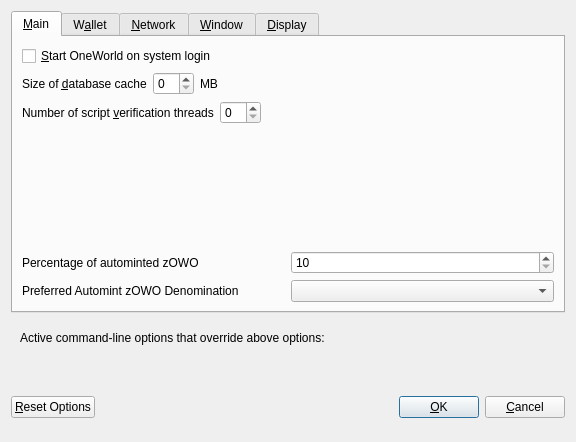
<?xml version="1.0" encoding="UTF-8"?>
<ui version="4.0">
 <class>OptionsDialog</class>
 <widget class="QDialog" name="OptionsDialog">
  <property name="geometry">
   <rect>
    <x>0</x>
    <y>0</y>
    <width>576</width>
    <height>442</height>
   </rect>
  </property>
  <property name="windowTitle">
   <string>Options</string>
  </property>
  <property name="modal">
   <bool>true</bool>
  </property>
  <layout class="QVBoxLayout" name="verticalLayout">
   <item>
    <widget class="QTabWidget" name="tabWidget">
     <property name="currentIndex">
      <number>0</number>
     </property>
     <widget class="QWidget" name="tabMain">
      <attribute name="title">
       <string>&amp;Main</string>
      </attribute>
      <layout class="QVBoxLayout" name="verticalLayout_Main">
       <item>
        <widget class="QCheckBox" name="bitcoinAtStartup">
         <property name="toolTip">
          <string>Automatically start OneWorld after logging in to the system.</string>
         </property>
         <property name="text">
          <string>&amp;Start OneWorld on system login</string>
         </property>
        </widget>
       </item>
       <item>
        <layout class="QHBoxLayout" name="horizontalLayout_2_Main">
         <item>
          <widget class="QLabel" name="databaseCacheLabel">
           <property name="text">
            <string>Size of &amp;database cache</string>
           </property>
           <property name="textFormat">
            <enum>Qt::PlainText</enum>
           </property>
           <property name="buddy">
            <cstring>databaseCache</cstring>
           </property>
          </widget>
         </item>
         <item>
          <widget class="QSpinBox" name="databaseCache"/>
         </item>
         <item>
          <widget class="QLabel" name="databaseCacheUnitLabel">
           <property name="text">
            <string>MB</string>
           </property>
           <property name="textFormat">
            <enum>Qt::PlainText</enum>
           </property>
          </widget>
         </item>
         <item>
          <spacer name="horizontalSpacer_2_Main">
           <property name="orientation">
            <enum>Qt::Horizontal</enum>
           </property>
           <property name="sizeHint" stdset="0">
            <size>
             <width>40</width>
             <height>20</height>
            </size>
           </property>
          </spacer>
         </item>
        </layout>
       </item>
       <item>
        <layout class="QHBoxLayout" name="horizontalLayout_3_Main">
         <item>
          <widget class="QLabel" name="threadsScriptVerifLabel">
           <property name="text">
            <string>Number of script &amp;verification threads</string>
           </property>
           <property name="textFormat">
            <enum>Qt::PlainText</enum>
           </property>
           <property name="buddy">
            <cstring>threadsScriptVerif</cstring>
           </property>
          </widget>
         </item>
         <item>
          <widget class="QSpinBox" name="threadsScriptVerif">
           <property name="toolTip">
            <string>(0 = auto, &lt;0 = leave that many cores free)</string>
           </property>
          </widget>
         </item>
         <item>
          <spacer name="horizontalSpacer_3_Main">
           <property name="orientation">
            <enum>Qt::Horizontal</enum>
           </property>
           <property name="sizeHint" stdset="0">
            <size>
             <width>40</width>
             <height>20</height>
            </size>
           </property>
          </spacer>
         </item>
        </layout>
       </item>
       <item>
        <spacer name="verticalSpacer_2">
         <property name="orientation">
          <enum>Qt::Vertical</enum>
         </property>
         <property name="sizeHint" stdset="0">
          <size>
           <width>20</width>
           <height>40</height>
          </size>
         </property>
        </spacer>
       </item>
       <item>
        <layout class="QHBoxLayout" name="horizontalLayout_3">
         <item>
          <widget class="QLabel" name="percentage_label">
           <property name="toolTip">
            <string>Percentage of incoming ONEWORLD which get automatically converted to zOWO via Zerocoin Protocol (min: 10%)</string>
           </property>
           <property name="text">
            <string>Percentage of autominted zOWO</string>
           </property>
          </widget>
         </item>
         <item>
          <widget class="QSpinBox" name="zeromintPercentage">
           <property name="minimum">
            <number>10</number>
           </property>
           <property name="maximum">
            <number>100</number>
           </property>
          </widget>
         </item>
        </layout>
       </item>
       <item>
        <layout class="QHBoxLayout" name="horizontalLayout" stretch="0,0">
         <property name="sizeConstraint">
          <enum>QLayout::SetFixedSize</enum>
         </property>
         <item>
          <widget class="QLabel" name="labelPreferredDenom">
           <property name="maximumSize">
            <size>
             <width>16777215</width>
             <height>16777215</height>
            </size>
           </property>
           <property name="toolTip">
            <string>Wait with automatic conversion to Zerocoin until enough ONEWORLD for this denomination is available</string>
           </property>
           <property name="text">
            <string>Preferred Automint zOWO Denomination</string>
           </property>
          </widget>
         </item>
         <item>
          <widget class="QComboBox" name="preferredDenom">
           <property name="maximumSize">
            <size>
             <width>16777215</width>
             <height>27</height>
            </size>
           </property>
           <property name="toolTip">
            <string>Wait with automatic conversion to Zerocoin until enough ONEWORLD for this denomination is available</string>
           </property>
           <property name="maxVisibleItems">
            <number>9</number>
           </property>
           <property name="maxCount">
            <number>9</number>
           </property>
          </widget>
         </item>
        </layout>
       </item>
      </layout>
     </widget>
     <widget class="QWidget" name="tabWallet">
      <attribute name="title">
       <string>W&amp;allet</string>
      </attribute>
      <layout class="QVBoxLayout" name="verticalLayout_Wallet">
       <item>
        <widget class="QGroupBox" name="groupBox">
         <property name="title">
          <string>Expert</string>
         </property>
         <layout class="QVBoxLayout" name="verticalLayout_2">
          <item>
           <widget class="QCheckBox" name="coinControlFeatures">
            <property name="toolTip">
             <string>Whether to show coin control features or not.</string>
            </property>
            <property name="text">
             <string>Enable coin &amp;control features</string>
            </property>
           </widget>
          </item>
          <item>
           <widget class="QCheckBox" name="showMasternodesTab">
            <property name="toolTip">
             <string>Show additional tab listing all your masternodes in first sub-tab&lt;br/&gt;and all masternodes on the network in second sub-tab.</string>
            </property>
            <property name="text">
             <string>Show Masternodes Tab</string>
            </property>
           </widget>
          </item>
          <item>
           <widget class="QCheckBox" name="spendZeroConfChange">
            <property name="toolTip">
             <string>If you disable the spending of unconfirmed change, the change from a transaction&lt;br/&gt;cannot be used until that transaction has at least one confirmation.&lt;br/&gt;This also affects how your balance is computed.</string>
            </property>
            <property name="text">
             <string>&amp;Spend unconfirmed change</string>
            </property>
           </widget>
          </item>
         </layout>
        </widget>
       </item>
       <item>
        <spacer name="verticalSpacer_Wallet">
         <property name="orientation">
          <enum>Qt::Vertical</enum>
         </property>
         <property name="sizeHint" stdset="0">
          <size>
           <width>20</width>
           <height>40</height>
          </size>
         </property>
        </spacer>
       </item>
      </layout>
     </widget>
     <widget class="QWidget" name="tabNetwork">
      <attribute name="title">
       <string>&amp;Network</string>
      </attribute>
      <layout class="QVBoxLayout" name="verticalLayout_Network">
       <item>
        <widget class="QCheckBox" name="mapPortUpnp">
         <property name="toolTip">
          <string>Automatically open the OneWorld client port on the router. This only works when your router supports UPnP and it is enabled.</string>
         </property>
         <property name="text">
          <string>Map port using &amp;UPnP</string>
         </property>
        </widget>
       </item>
       <item>
        <widget class="QCheckBox" name="allowIncoming">
         <property name="toolTip">
          <string>Accept connections from outside</string>
         </property>
         <property name="text">
          <string>Allow incoming connections</string>
         </property>
        </widget>
       </item>
       <item>
        <widget class="QCheckBox" name="connectSocks">
         <property name="toolTip">
          <string>Connect to the OneWorld network through a SOCKS5 proxy.</string>
         </property>
         <property name="text">
          <string>&amp;Connect through SOCKS5 proxy (default proxy):</string>
         </property>
        </widget>
       </item>
       <item>
        <layout class="QHBoxLayout" name="horizontalLayout_1_Network">
         <item>
          <widget class="QLabel" name="proxyIpLabel">
           <property name="text">
            <string>Proxy &amp;IP:</string>
           </property>
           <property name="textFormat">
            <enum>Qt::PlainText</enum>
           </property>
           <property name="buddy">
            <cstring>proxyIp</cstring>
           </property>
          </widget>
         </item>
         <item>
          <widget class="QValidatedLineEdit" name="proxyIp">
           <property name="minimumSize">
            <size>
             <width>140</width>
             <height>0</height>
            </size>
           </property>
           <property name="maximumSize">
            <size>
             <width>140</width>
             <height>16777215</height>
            </size>
           </property>
           <property name="toolTip">
            <string>IP address of the proxy (e.g. IPv4: 127.0.0.1 / IPv6: ::1)</string>
           </property>
          </widget>
         </item>
         <item>
          <widget class="QLabel" name="proxyPortLabel">
           <property name="text">
            <string>&amp;Port:</string>
           </property>
           <property name="textFormat">
            <enum>Qt::PlainText</enum>
           </property>
           <property name="buddy">
            <cstring>proxyPort</cstring>
           </property>
          </widget>
         </item>
         <item>
          <widget class="QLineEdit" name="proxyPort">
           <property name="minimumSize">
            <size>
             <width>55</width>
             <height>0</height>
            </size>
           </property>
           <property name="maximumSize">
            <size>
             <width>55</width>
             <height>16777215</height>
            </size>
           </property>
           <property name="toolTip">
            <string>Port of the proxy (e.g. 9050)</string>
           </property>
          </widget>
         </item>
         <item>
          <spacer name="horizontalSpacer_1_Network">
           <property name="orientation">
            <enum>Qt::Horizontal</enum>
           </property>
           <property name="sizeHint" stdset="0">
            <size>
             <width>40</width>
             <height>20</height>
            </size>
           </property>
          </spacer>
         </item>
        </layout>
       </item>
       <item>
        <spacer name="verticalSpacer_Network">
         <property name="orientation">
          <enum>Qt::Vertical</enum>
         </property>
         <property name="sizeHint" stdset="0">
          <size>
           <width>20</width>
           <height>40</height>
          </size>
         </property>
        </spacer>
       </item>
      </layout>
     </widget>
     <widget class="QWidget" name="tabWindow">
      <attribute name="title">
       <string>&amp;Window</string>
      </attribute>
      <layout class="QVBoxLayout" name="verticalLayout_Window">
       <item>
        <widget class="QCheckBox" name="minimizeToTray">
         <property name="toolTip">
          <string>Show only a tray icon after minimizing the window.</string>
         </property>
         <property name="text">
          <string>&amp;Minimize to the tray instead of the taskbar</string>
         </property>
        </widget>
       </item>
       <item>
        <widget class="QCheckBox" name="minimizeOnClose">
         <property name="toolTip">
          <string>Minimize instead of exit the application when the window is closed. When this option is enabled, the application will be closed only after selecting Quit in the menu.</string>
         </property>
         <property name="text">
          <string>M&amp;inimize on close</string>
         </property>
        </widget>
       </item>
       <item>
        <spacer name="verticalSpacer_Window">
         <property name="orientation">
          <enum>Qt::Vertical</enum>
         </property>
         <property name="sizeHint" stdset="0">
          <size>
           <width>20</width>
           <height>40</height>
          </size>
         </property>
        </spacer>
       </item>
      </layout>
     </widget>
     <widget class="QWidget" name="tabDisplay">
      <attribute name="title">
       <string>&amp;Display</string>
      </attribute>
      <layout class="QVBoxLayout" name="verticalLayout_Display">
       <item>
        <layout class="QHBoxLayout" name="horizontalLayout_1_Display">
         <item>
          <widget class="QLabel" name="langLabel">
           <property name="text">
            <string>User Interface &amp;language:</string>
           </property>
           <property name="textFormat">
            <enum>Qt::PlainText</enum>
           </property>
           <property name="buddy">
            <cstring>lang</cstring>
           </property>
          </widget>
         </item>
         <item>
          <widget class="QValueComboBox" name="lang">
           <property name="toolTip">
            <string>The user interface language can be set here. This setting will take effect after restarting OneWorld.</string>
           </property>
          </widget>
         </item>
        </layout>
       </item>
       <item>
        <widget class="QLabel" name="label_3">
         <property name="toolTip">
          <string notr="true"/>
         </property>
         <property name="statusTip">
          <string notr="true"/>
         </property>
         <property name="whatsThis">
          <string notr="true"/>
         </property>
         <property name="accessibleName">
          <string notr="true"/>
         </property>
         <property name="text">
          <string>Language missing or translation incomplete? Help contributing translations here:
https://www.transifex.com/oneworld-project/oneworld-project-translations</string>
         </property>
         <property name="wordWrap">
          <bool>true</bool>
         </property>
         <property name="openExternalLinks">
          <bool>true</bool>
         </property>
         <property name="textInteractionFlags">
          <set>Qt::TextBrowserInteraction</set>
         </property>
        </widget>
       </item>
       <item>
        <layout class="QHBoxLayout" name="horizontalLayout_4_Display" stretch="0,0">
         <item>
          <widget class="QLabel" name="themeLabel">
           <property name="text">
            <string>User Interface Theme:</string>
           </property>
          </widget>
         </item>
         <item>
          <widget class="QValueComboBox" name="theme"/>
         </item>
        </layout>
       </item>
       <item>
        <widget class="Line" name="line">
         <property name="orientation">
          <enum>Qt::Horizontal</enum>
         </property>
        </widget>
       </item>
       <item>
        <layout class="QHBoxLayout" name="horizontalLayout_2_Display">
         <item>
          <widget class="QLabel" name="unitLabel">
           <property name="text">
            <string>&amp;Unit to show amounts in:</string>
           </property>
           <property name="textFormat">
            <enum>Qt::PlainText</enum>
           </property>
           <property name="buddy">
            <cstring>unit</cstring>
           </property>
          </widget>
         </item>
         <item>
          <widget class="QValueComboBox" name="unit">
           <property name="toolTip">
            <string>Choose the default subdivision unit to show in the interface and when sending coins.</string>
           </property>
          </widget>
         </item>
        </layout>
       </item>
       <item>
        <layout class="QHBoxLayout" name="horizontalLayout_5_Display">
         <item>
          <widget class="QLabel" name="digitsLabel">
           <property name="text">
            <string>Decimal digits</string>
           </property>
          </widget>
         </item>
         <item>
          <widget class="QValueComboBox" name="digits"/>
         </item>
        </layout>
       </item>
       <item>
        <layout class="QHBoxLayout" name="horizontalLayout_3_Display">
         <item>
          <widget class="QLabel" name="thirdPartyTxUrlsLabel">
           <property name="toolTip">
            <string>Third party URLs (e.g. a block explorer) that appear in the transactions tab as context menu items. %s in the URL is replaced by transaction hash. Multiple URLs are separated by vertical bar |.</string>
           </property>
           <property name="text">
            <string>Third party transaction URLs</string>
           </property>
           <property name="buddy">
            <cstring>thirdPartyTxUrls</cstring>
           </property>
          </widget>
         </item>
         <item>
          <widget class="QLineEdit" name="thirdPartyTxUrls">
           <property name="toolTip">
            <string>Third party URLs (e.g. a block explorer) that appear in the transactions tab as context menu items. %s in the URL is replaced by transaction hash. Multiple URLs are separated by vertical bar |.</string>
           </property>
          </widget>
         </item>
        </layout>
       </item>
       <item>
        <spacer name="verticalSpacer">
         <property name="orientation">
          <enum>Qt::Vertical</enum>
         </property>
         <property name="sizeHint" stdset="0">
          <size>
           <width>20</width>
           <height>40</height>
          </size>
         </property>
        </spacer>
       </item>
      </layout>
     </widget>
    </widget>
   </item>
   <item>
    <widget class="QFrame" name="frame">
     <layout class="QVBoxLayout" name="verticalLayout_Bottom">
      <item>
       <layout class="QHBoxLayout" name="horizontalLayout_Bottom">
        <item>
         <widget class="QLabel" name="overriddenByCommandLineInfoLabel">
          <property name="text">
           <string>Active command-line options that override above options:</string>
          </property>
          <property name="textFormat">
           <enum>Qt::PlainText</enum>
          </property>
         </widget>
        </item>
        <item>
         <spacer name="horizontalSpacer_Bottom">
          <property name="orientation">
           <enum>Qt::Horizontal</enum>
          </property>
          <property name="sizeHint" stdset="0">
           <size>
            <width>40</width>
            <height>20</height>
           </size>
          </property>
         </spacer>
        </item>
       </layout>
      </item>
      <item>
       <widget class="QLabel" name="overriddenByCommandLineLabel">
        <property name="text">
         <string/>
        </property>
        <property name="textFormat">
         <enum>Qt::PlainText</enum>
        </property>
        <property name="wordWrap">
         <bool>true</bool>
        </property>
       </widget>
      </item>
     </layout>
    </widget>
   </item>
   <item>
    <layout class="QHBoxLayout" name="horizontalLayout_Buttons">
     <item>
      <widget class="QPushButton" name="resetButton">
       <property name="toolTip">
        <string>Reset all client options to default.</string>
       </property>
       <property name="text">
        <string>&amp;Reset Options</string>
       </property>
       <property name="autoDefault">
        <bool>false</bool>
       </property>
      </widget>
     </item>
     <item>
      <spacer name="horizontalSpacer_1">
       <property name="orientation">
        <enum>Qt::Horizontal</enum>
       </property>
       <property name="sizeHint" stdset="0">
        <size>
         <width>40</width>
         <height>48</height>
        </size>
       </property>
      </spacer>
     </item>
     <item>
      <widget class="QLabel" name="statusLabel">
       <property name="minimumSize">
        <size>
         <width>200</width>
         <height>0</height>
        </size>
       </property>
       <property name="font">
        <font>
         <weight>75</weight>
         <bold>true</bold>
        </font>
       </property>
       <property name="text">
        <string/>
       </property>
       <property name="textFormat">
        <enum>Qt::PlainText</enum>
       </property>
       <property name="wordWrap">
        <bool>true</bool>
       </property>
      </widget>
     </item>
     <item>
      <spacer name="horizontalSpacer_2">
       <property name="orientation">
        <enum>Qt::Horizontal</enum>
       </property>
       <property name="sizeHint" stdset="0">
        <size>
         <width>40</width>
         <height>48</height>
        </size>
       </property>
      </spacer>
     </item>
     <item>
      <widget class="QPushButton" name="okButton">
       <property name="text">
        <string>&amp;OK</string>
       </property>
       <property name="autoDefault">
        <bool>false</bool>
       </property>
       <property name="default">
        <bool>true</bool>
       </property>
      </widget>
     </item>
     <item>
      <widget class="QPushButton" name="cancelButton">
       <property name="text">
        <string>&amp;Cancel</string>
       </property>
       <property name="autoDefault">
        <bool>false</bool>
       </property>
      </widget>
     </item>
    </layout>
   </item>
  </layout>
 </widget>
 <customwidgets>
  <customwidget>
   <class>QValidatedLineEdit</class>
   <extends>QLineEdit</extends>
   <header>qvalidatedlineedit.h</header>
  </customwidget>
  <customwidget>
   <class>QValueComboBox</class>
   <extends>QComboBox</extends>
   <header>qvaluecombobox.h</header>
  </customwidget>
 </customwidgets>
 <resources/>
 <connections/>
</ui>
